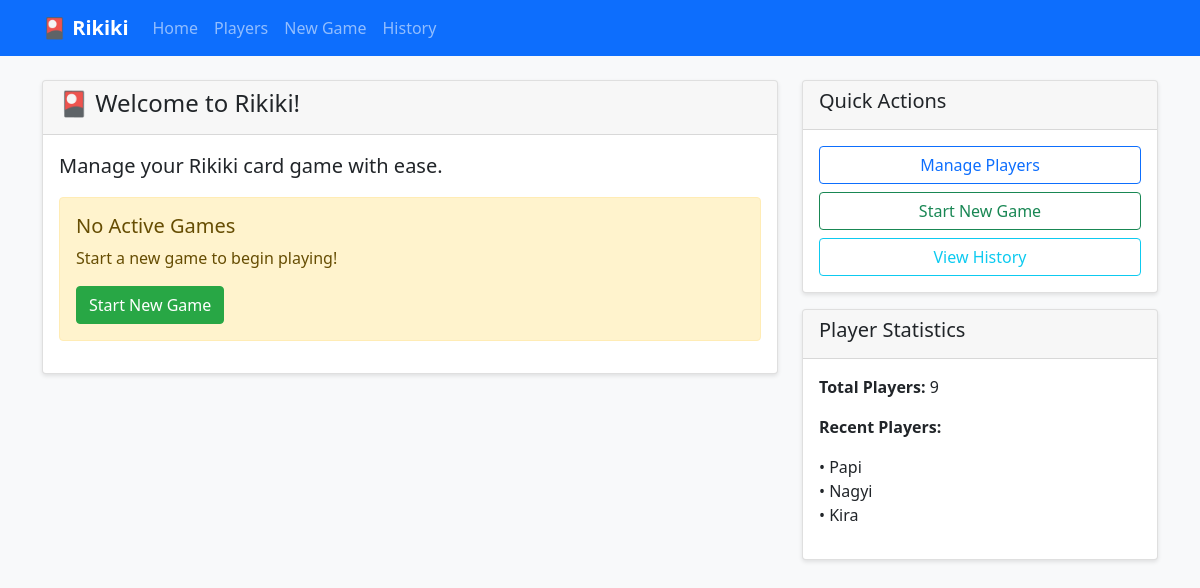
The page / on the database its author committed.
### app.py (models this page shows, shortened)
class Player(db.Model):
    id = db.Column(db.Integer, primary_key=True)
    nickname = db.Column(db.String(50), unique=True, nullable=False)
    created_at = db.Column(db.DateTime, default=datetime.utcnow)

### app.py (the view)
@app.route('/')
def index():
    players = Player.query.all()
    active_games = Game.query.filter_by(is_active=True).order_by(Game.created_at.desc()).all()
    return render_template('index.html', players=players, active_games=active_games)

### templates/index.html (shortened to what this page needs)
{% extends "base.html" %}
{% block content %}
<div class="row">
    <div class="col-md-8">
        <div class="card">
            <div class="card-header">
                <h4>🎴 Welcome to Rikiki!</h4>
            </div>
            <div class="card-body">
                <p class="lead">Manage your Rikiki card game with ease.</p>
                {% if active_games %}
                    <h5>Active Games ({{ active_games|length }})</h5>
                    {% for game in active_games %}
                        <div class="card mb-3">
                            <div class="card-body">
                                <div class="row">
                                    <div class="col-md-8">
                                        <h6 class="card-title">Game #{{ game.id }}</h6>
                                        <p class="card-text">
                                            <strong>Current Round:</strong> {{ game.current_round }} / {{ game.max_rounds }}<br>
                                            <strong>Started:</strong>
                                            {% if game.started_at %}
                                                {{ game.started_at.strftime('%Y-%m-%d %H:%M') }}
                                            {% else %}
                                                {{ game.created_at.strftime('%Y-%m-%d %H:%M') }}
                                            {% endif %}<br>
                                            <strong>Players:</strong> {{ game.game_players|length }}
                                        </p>
                                    </div>
                                    <div class="col-md-4 text-end">
                                        <a href="{{ url_for('game', game_id=game.id) }}" class="btn btn-primary btn-sm">Continue</a>
                                        <form method="POST" action="{{ url_for('force_end_game', game_id=game.id) }}" style="display: inline;"
                                              onsubmit="return confirm('Are you sure you want to end this game early? This action cannot be undone.')">
                                            <button type="submit" class="btn btn-danger btn-sm">End Game</button>
                                        </form>
                                    </div>
                                </div>
                            </div>
                        </div>
                    {% endfor %}
                {% else %}
                    <div class="alert alert-warning">
                        <h5>No Active Games</h5>
                        <p>Start a new game to begin playing!</p>
                        <a href="{{ url_for('new_game') }}" class="btn btn-success">Start New Game</a>
                    </div>
                {% endif %}
            </div>
        </div>
    </div>
    <div class="col-md-4">
        <div class="card">
            <div class="card-header">
                <h5>Quick Actions</h5>
            </div>
            <div class="card-body">
                <div class="d-grid gap-2">
                    <a href="{{ url_for('players') }}" class="btn btn-outline-primary">Manage Players</a>
                    <a href="{{ url_for('new_game') }}" class="btn btn-outline-success">Start New Game</a>
                    <a href="{{ url_for('history') }}" class="btn btn-outline-info">View History</a>
                </div>
            </div>
        </div>
        <div class="card mt-3">
            <div class="card-header">
                <h5>Player Statistics</h5>
            </div>
            <div class="card-body">
                <p><strong>Total Players:</strong> {{ players|length }}</p>
                {% if players %}
                    <p><strong>Recent Players:</strong></p>
                    <ul class="list-unstyled">
                        {% for player in players[-3:] %}
                            <li>• {{ player.nickname }}</li>
                        {% endfor %}
                    </ul>
                {% else %}
                    <p class="text-muted">No players registered yet.</p>
                {% endif %}
            </div>
        </div>
    </div>
</div>
{% endblock %}

### templates/base.html (style rules this page uses)
body { background-color: #f8f9fa; }
.card { box-shadow: 0 2px 4px rgba(0,0,0,0.1); }
.btn-success { background-color: #28a745; border-color: #28a745; }

### rows shown on the page
Player: nickname "Papi"
Player: nickname "Nagyi"
Player: nickname "Kira"

### other values the page prints
{{ players|length }} "9"
